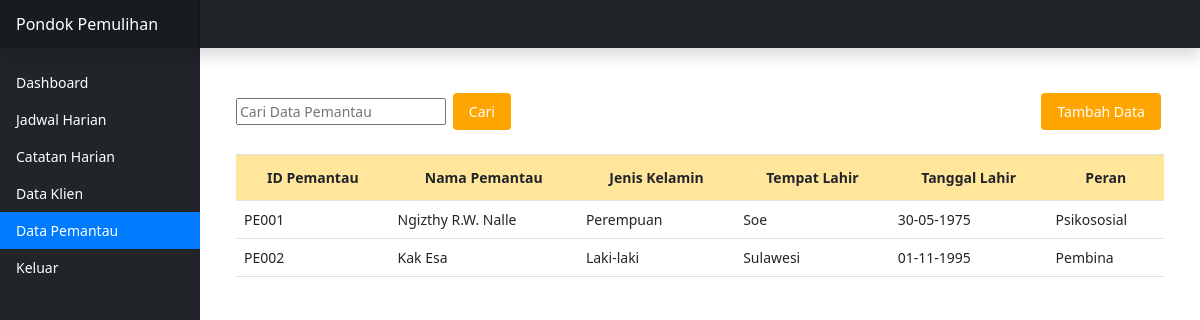
Page /dataPemantau.php on the committed database.
### tables this page shows
CREATE TABLE `datapemantau` (
  `idPemantau` varchar(6) NOT NULL,
  `namaPemantau` varchar(50) DEFAULT NULL,
  `jkPemantau` enum('Laki-laki','Perempuan') DEFAULT NULL,
  `tempatPemantau` varchar(20) DEFAULT NULL,
  `tglPemantau` date DEFAULT NULL,
  `peran` enum('Pembina','Psikolog Klinis','Psikososial','Asisten Medis') DEFAULT NULL
);

### dataPemantau.php (the view, shortened to what this page needs)
<?php
require_once 'koneksi.php';
if ($_SERVER["REQUEST_METHOD"] == "GET" && isset($_GET['search']) && !empty($_GET['search'])) {
    $searchQuery = $_GET['search'];
    $query = "SELECT idPemantau, namaPemantau, jkPemantau, tempatPemantau, DATE_FORMAT(tglPemantau, '%d-%m-%Y') as formattedDate, peran FROM datapemantau
              WHERE namaPemantau LIKE '%$searchQuery%' OR tempatPemantau LIKE '%$searchQuery%'";
} else {
    $query = "SELECT idPemantau, namaPemantau, jkPemantau, tempatPemantau, DATE_FORMAT(tglPemantau, '%d-%m-%Y') as formattedDate, peran FROM datapemantau";
}
$result = $conn->query($query);
?>
<!doctype html>
<html lang="en">
<head>
    <link href="/docs/5.0/dist/css/bootstrap.min.css" rel="stylesheet">
    <link href="assets/dist/css/bootstrap.min.css" rel="stylesheet">
    <link href="assets/vendor/bootstrap-icons/bootstrap-icons.css" rel="stylesheet">
    <link href="https://cdn.jsdelivr.net/npm/bootstrap@5.3.0/dist/css/bootstrap.min.css" rel="stylesheet">
    <link href="https://cdn.jsdelivr.net/npm/bootstrap-icons@1.10.0/font/bootstrap-icons.css" rel="stylesheet">
    <link href="assets/css/dashboard.css" rel="stylesheet">
</head>
<body>
    <header class="navbar navbar-dark sticky-top bg-dark flex-md-nowrap p-0 shadow">
        <a class="navbar-brand col-md-3 col-lg-2 me-0 px-3" href="#">Pondok Pemulihan</a>
    </header>
    <div class="container-fluid">
        <div class="row">
            <nav id="sidebarMenu" class="col-md-3 col-lg-2 d-md-block bg-dark text-white sidebar collapse">
                <div class="position-sticky pt-3">
                    <ul class="nav flex-column">
                        <li class="nav-item">
                            <a class="nav-link" aria-current="page" href="index.php">
                                Dashboard
                            </a>
                        </li>
                        <li class="nav-item">
                            <a class="nav-link" href="jadwal.php">
                                Jadwal Harian
                            </a>
                        </li>
                        <li class="nav-item">
                            <a class="nav-link" href="catatanEval.php">
                                Catatan Harian
                            </a>
                        </li>
                        <li class="nav-item">
                            <a class="nav-link" href="dataKlien.php">
                                Data Klien
                            </a>
                        </li>
                        <li class="nav-item">
                            <a class="nav-link active" href="dataPemantau.php">
                                Data Pemantau
                            </a>
                        </li>
                        <li class="nav-item">
                            <a class="nav-link" href="logout.php">
                                Keluar
                            </a>
                        </li>
                    </ul>
                </div>
            </nav>
            <main class="col-md-9 ms-sm-auto col-lg-10 px-md-4">
                <br><br>
                <div class="container-fluid">
                    <div style="display: flex; justify-content: space-between; align-items: center;">
                        <div>
                            <form method="GET" action="">
                                <input type="text" name="search" placeholder="Cari Data Pemantau">
                                <button type="submit" style="background-color: orange;">Cari</button>
                            </form>
                        </div>
                        <div class="button-edit">
                            <button style="background-color: orange;" type="button" onclick="window.location.href='tambahDataPemantau.php'">Tambah Data</button>
                        </div>
                    </div>
                    <br>
                    <table class="table" id="myformPemantau">
                        <thead>
                            <tr>
                                <th>ID Pemantau</th>
                                <th>Nama Pemantau</th>
                                <th>Jenis Kelamin</th>
                                <th>Tempat Lahir</th>
                                <th>Tanggal Lahir</th>
                                <th>Peran</th>
                            </tr>
                        </thead>
                        <tbody>
                            <?php
                                if (mysqli_num_rows($result) > 0) {
                                    while ($row = mysqli_fetch_assoc($result)) {
                                        echo "<tr>";
                                        echo "<td>" . $row["idPemantau"] . "</td>";
                                        echo "<td>" . $row["namaPemantau"] . "</td>";
                                        echo "<td>" . $row["jkPemantau"] . "</td>";
                                        echo "<td>" . $row["tempatPemantau"] . "</td>";
                                        echo "<td>" . $row["formattedDate"] . "</td>";
                                        echo "<td>" . $row["peran"] . "</td>";
                                        echo "</tr>";
                                    }
                                } else {
                                    echo "<tr><td colspan='6'>Tidak ada data pemantau yang tersedia.</td></tr>";
                                }
                            ?>
                        </tbody>
                    </table>
                </div>
            </main>
        </div>
    </div>
</body>
</html>

### assets/css/dashboard.css (style rules this page uses)
body { font-size: .875rem; }
.sidebar { position: fixed; top: 0; bottom: 0; left: 0; z-index: 100; padding: 48px 0 0; box-shadow: inset -1px 0 0 rgba(0, 0, 0, .1); }
.sidebar .nav-link { font-weight: 500; color: #333; }
.sidebar a.nav-link { text-decoration: none; color: #fff; }
.sidebar .nav-link.active { background-color: #007bff; }
.navbar-brand { padding-top: .75rem; padding-bottom: .75rem; font-size: 1rem; background-color: rgba(0, 0, 0, .25); box-shadow: inset -1px 0 0 rgba(0, 0, 0, .25); }

### dataPemantau.php (style rules this page uses)
button { cursor: pointer; padding: 0.5rem 1rem; margin: 0.2rem; border: none; border-radius: 4px; background-color: #007bff; color: #fff; }
.table { width: 100%; margin-bottom: 1rem; color: #212529; border-collapse: collapse; }
.table th, table td { padding: 0.75rem; vertical-align: top; border-top: 1px solid #dee2e6; }
.table th { background-color: #FFE69B; font-weight: bold; text-align: center; }
tbody { background-color: #FFFAF3; text-align: left; }

### rows in the picture
datapemantau: idPemantau "PE001", namaPemantau "Ngizthy R.W. Nalle", jkPemantau "Perempuan", tempatPemantau "Soe", formattedDate "30-05-1975", peran "Psikososial"
datapemantau: idPemantau "PE002", namaPemantau "Kak Esa", jkPemantau "Laki-laki", tempatPemantau "Sulawesi", formattedDate "01-11-1995", peran "Pembina"
